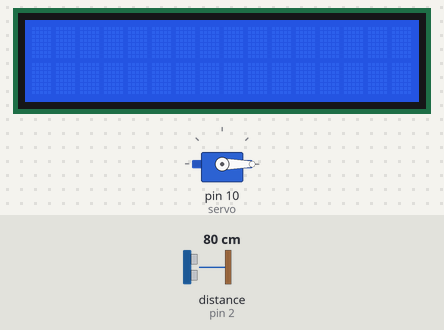
Simulated run of this sketch. Board: Arduino Uno, built with avr-gcc and run on an emulated ATmega328P. On the bench: servo, 16×2 character LCD. Wiring (inferred from the names in the program): ultrasonic range finder: trigger pin 3; echo pin 2. The test bench sets the inputs (shaded band); at power-on: distance to the obstacle (sensor on pin 2) 80 cm. The echo pulse lasts 58.3 µs per cm; what the sketch prints to the serial monitor is not drawn.

Above: at 1.2 s.
1.3 s: distance to the obstacle (sensor on pin 2) set to 54 cm
2.8 s: distance to the obstacle (sensor on pin 2) set to 48 cm
At 4.2 s:
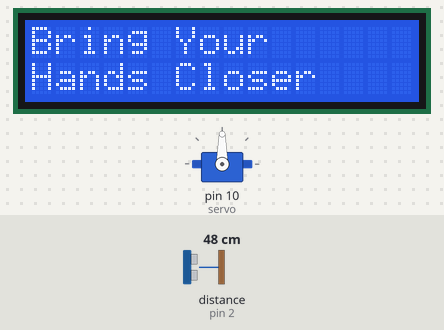
4.5 s: distance to the obstacle (sensor on pin 2) set to 60 cm
At 4.9 s:
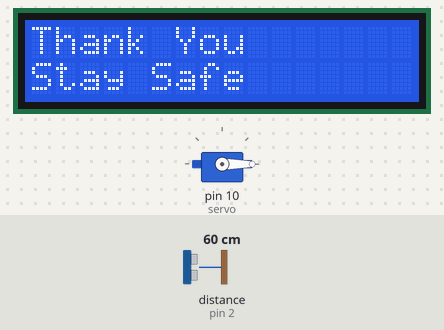
6.1 s: distance to the obstacle (sensor on pin 2) set to 2 cm
At 6.5 s:
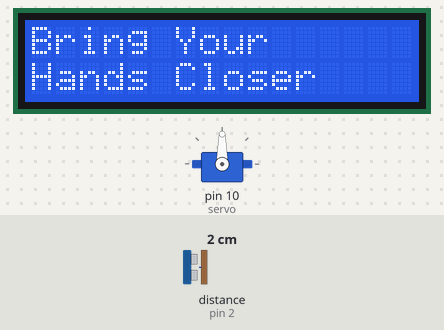
7.6 s: distance to the obstacle (sensor on pin 2) set to 53 cm
At 8.2 s:
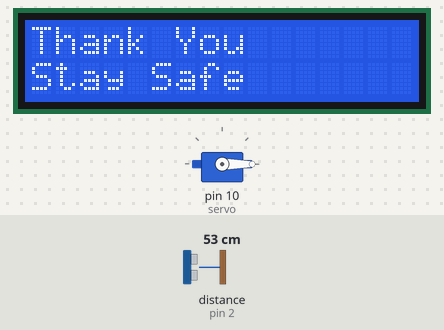
Timing chart, 0 to 10.1 s (numbered marks = the images above; inputs shaded):
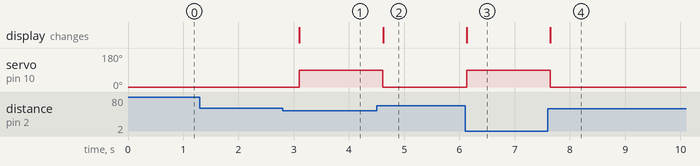

The sketch:

zero_contact_hand_sanitizer_dispenser1.ino
```cpp
#include <LiquidCrystal.h>
#include <Servo.h>

LiquidCrystal lcd = LiquidCrystal(9, 8, 4, 5, 6, 7); // Create an LCD object.
// Parameters: (RS, E, D4, D5, D6, D7)
const int TRIG_PIN = 3;
const int ECHO_PIN = 2;
const int SERVO_PIN = 10;
const int DISTANCE_THRESHOLD1 = 50;
const int DISTANCE_THRESHOLD2 = 80; //cm

Servo servo; //create a servo object

float duration_us, distance_cm;
unsigned int counter = 10;
bool bottle_empty = false;

void setup() {
  Serial.begin(9600);
  pinMode(TRIG_PIN, OUTPUT);
  pinMode(ECHO_PIN, INPUT);
  servo.attach(10);
  servo.write(0);
  lcd.begin(16, 2);
}

void loop() {
  digitalWrite(TRIG_PIN, LOW);
  delayMicroseconds(2);
  digitalWrite(TRIG_PIN, HIGH);
  delayMicroseconds(10);
  digitalWrite(TRIG_PIN, LOW);

  duration_us = pulseIn(ECHO_PIN, HIGH);
  distance_cm = 0.017 * duration_us; //calculate the distance


  if (!bottle_empty) {
    if (distance_cm >= DISTANCE_THRESHOLD1 && distance_cm <= DISTANCE_THRESHOLD2 && counter != 0) {

    if (servo.read() != 0) {
      Serial.print("counter: ");
      Serial.print(counter);
      Serial.print("\n");
  	  servo.write(0);
      counter--;
      lcd.setCursor(0, 0);
      lcd.print("Thank You  ");
      lcd.setCursor(0, 1);
      lcd.print("Stay Safe   ");
    }
  } else {
    servo.write(90);
  	lcd.setCursor(0, 0);
    lcd.print("Bring Your");
    lcd.setCursor(0, 1);
    lcd.print("Hands Closer");
  	}
  }
  // For LCD Display

  if (counter == 0) {
    bottle_empty = true;
    lcd.setCursor(0, 0);
    lcd.print("Bottle Empty! ");
    lcd.setCursor(0, 1);
    lcd.print("Please Refill.");
  }

/*Serial.print("distance:  ");
  Serial.print(distance_cm);
  Serial.println(" cm");
*/
  delay(500);

}
```

Measured:
- the behaviour switches between 51 and 50 cm on distance to the obstacle (sensor on pin 2) (found by bisection; images 0 and 1)
- after the input at 1.3 s, every drawn part: stays the same
- after the input at 2.8 s, servo on pin 10 (servo): 0° → 90° after 0.30 s; the display: changes after 0.30 s (image 1)
- after the input at 4.5 s, servo on pin 10 (servo): 90° → 0° after 0.11 s; the display: changes after 0.12 s (image 2)
- after the input at 6.1 s, servo on pin 10 (servo): 0° → 90° at once; the display: changes at once (image 3)
- after the input at 7.6 s, servo on pin 10 (servo): 90° → 0° at once; the display: changes at once (image 4)
